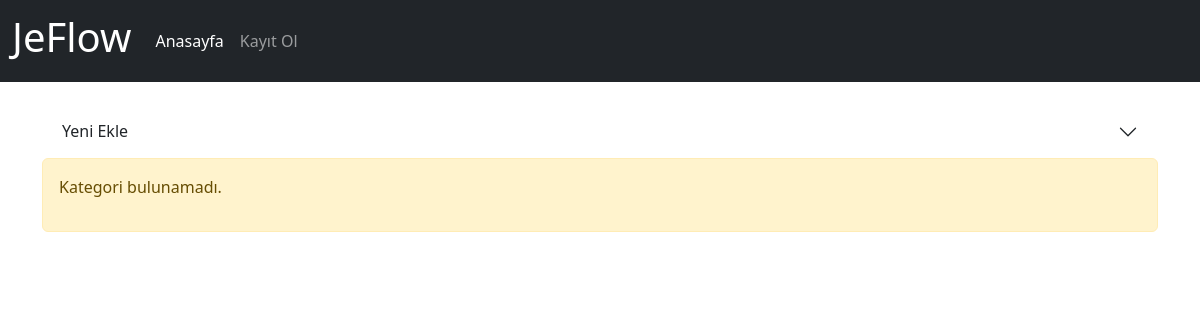
The app's page /category/, older data.
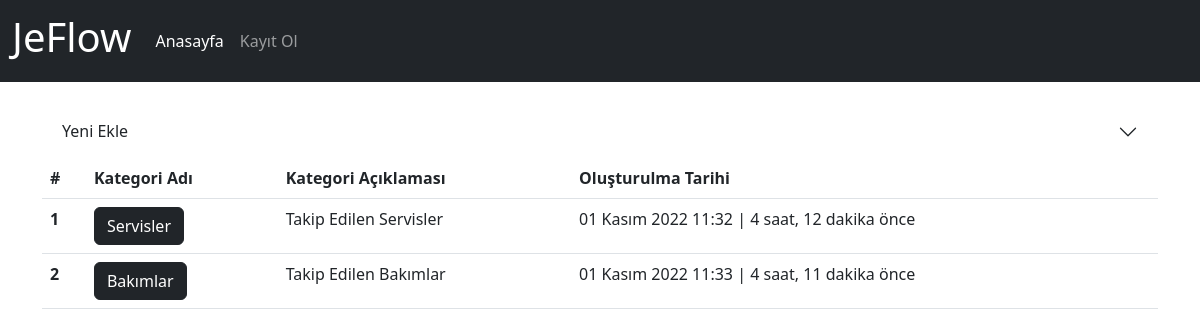
The same page, newer data.
### app/models.py (models this page shows, shortened)
class Category(models.Model):
    name=models.CharField(max_length=500,verbose_name='Kategori Adı')
    description=models.TextField(verbose_name='Kategori Açıklaması', blank=True, null=True)
    created_date=models.DateTimeField(auto_now_add=True, verbose_name='Oluşturulma Tarihi')
    class Meta:
        verbose_name='Kategori'
        verbose_name_plural="Kategoriler"

### app/views.py (the view, shortened to what this page needs)
# urls.py: path('category/',views.category,name='category'),
def category(request):
    category_form=CategoryForm()
    categories = Category.objects.order_by('created_date')
    context = {
        'category_form':category_form,
        'categories': categories
    }
    return render(request, 'app/category.html', context)

### templates/app/category.html (shortened to what this page needs)
{% extends 'layout.html' %}
{% load humanize %}
{% block content %}
{% load crispy_forms_tags %}
<div class="row">
    <div class="accordion accordion-flush" id="accordionFlush">
        <div class="accordion-item">
            <h2 class="accordion-header" id="flush-headingOne">
                <button class="accordion-button collapsed" type="button" data-bs-toggle="collapse"
                    data-bs-target="#flush-collapseOne" aria-expanded="false" aria-controls="flush-collapseOne">
                    Yeni Ekle
                </button>
            </h2>
        </div>
    </div>
</div>
<div class="row">
    <div class="col-md-12">
        {% if categories %}
        <table class="table table-hover">
            <thead>
                <tr>
                    <th scope="col">#</th>
                    <th scope="col">Kategori Adı</th>
                    <th scope="col">Kategori Açıklaması</th>
                    <th scope="col">Oluşturulma Tarihi</th>
                </tr>
            </thead>
            <tbody>
                {% for category in categories %}
                <tr>
                    <th scope="row">{{ category.id }}</th>
                    <td><a class="btn btn-dark" href="{% url 'category_detail' category.id %}">{{ category.name }}</a></td>
                    <td>{{ category.description }}</td>
                    <td>{{ category.created_date }} | {{ category.created_date | timesince}} önce</td>
                </tr>
                {% endfor %}
            </tbody>
        </table>
        {% else %}
        <div class="alert alert-warning">
            <p>Kategori bulunamadı.</p>
        </div>
        {% endif %}
    </div>
</div>
{% endblock %}

### templates/layout.html (shortened to what this page needs)
<!doctype html>
<html lang="tr">
<head>
  <link href="https://cdn.jsdelivr.net/npm/bootstrap@5.2.2/dist/css/bootstrap.min.css" rel="stylesheet"
>
</head>
<body>
  <header>
    <nav class="navbar navbar-expand-lg navbar-dark bg-dark">
      <div class="container-fluid">
        <a class="navbar-brand" href="{% url 'index' %}">
          <h1>JeFlow</h1>
        </a>
        <div class="collapse navbar-collapse" id="navbarNavDropdown">
          <ul class="navbar-nav">
            <li class="nav-item">
              <a class="nav-link active" aria-current="page" href="{% url 'index' %}">Anasayfa</a>
            </li>
            {% if user.is_authenticated %}
            <li class="nav-item">
              <a class="nav-link" href="{% url 'category' %}">Kategoriler</a>
            </li>
            <li class="nav-item">
              <a class="nav-link" href="{% url 'process' %}">İş Akışları</a>
            </li>
            <li class="nav-item">
              <a class="nav-link" href="{% url 'activity' %}">Aktiviteler</a>
            </li>
            <li class="nav-item">
              <a class="nav-link" href="{% url 'task' %}">Görevler</a>
            </li>
            <li class="nav-item">
              <a class="nav-link" href="javascript:{document.getElementById('logout').submit()}">Çıkış</a>
              <form id="logout" action="{% url 'logout' %}" method="POST">
                {% csrf_token %}
                <input type="hidden">
              </form>
            </li>
            {% else %}
            <li class="nav-item">
              <a class="nav-link" href="{% url 'register' %}">Kayıt Ol</a>
            </li>
            {% endif %}
          </ul>
        </div>
      </div>
    </nav>
  </header>
  <main>
    <div class="container mt-4">
      {% block content %}
      {% endblock %}
    </div>
  </main>
</body>
</html>

Row changes from the older to the newer data that the page shows:
added Category: id "1", name "Servisler", description "Takip Edilen Servisler", created_date "01 Kasım 2022 11:32", created_date "4 saat, 12 dakika"
added Category: id "2", name "Bakımlar", description "Takip Edilen Bakımlar", created_date "01 Kasım 2022 11:33", created_date "4 saat, 11 dakika"
Text that changed along with them:
text no longer shown: "Kategori bulunamadı."
text now shown: "# Kategori Adı Kategori Açıklaması Oluşturulma Tarihi"
